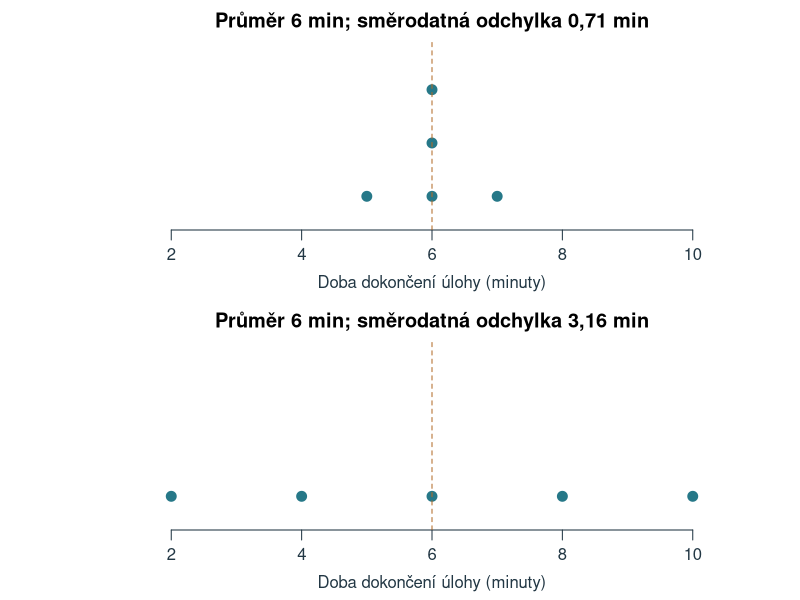
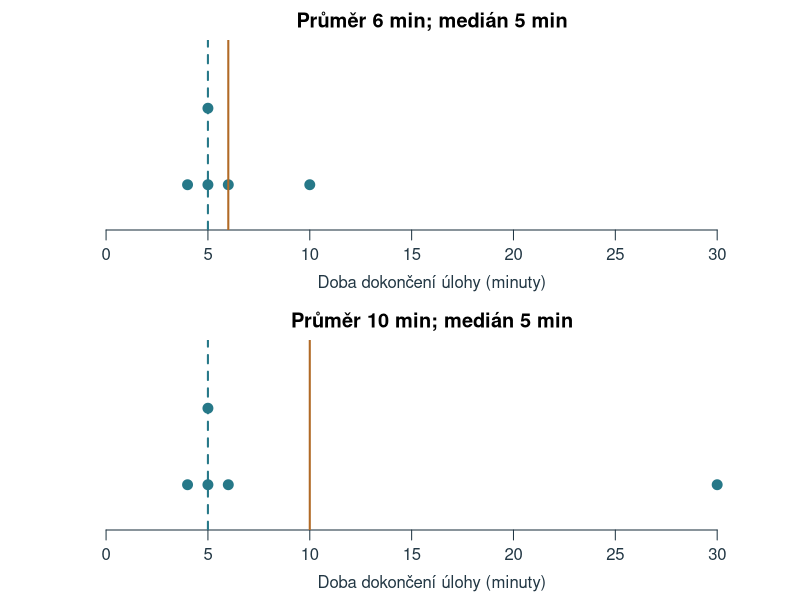

The R source for these figures, in order: (Note: this script raises an error after producing the figures.)
# Chapter 3: reproducible calculations and figures; base R, project-root paths.
ch3_data <- read.csv('data/kapitola_03.csv', fileEncoding = 'UTF-8')
ch3_previous <- read.csv('data/kapitola_02.csv', na.strings = '', fileEncoding = 'UTF-8')
ch3_x <- ch3_data$doba_min[ch3_data$soubor == 'zaklad']
ch3_trim <- sort(ch3_data$doba_min[ch3_data$soubor == 'orezani'])
# Self-contained teaching example printed in the chapter's interpolation table.
ch3_interpolation <- c(4,5,7,8,9,10,12,13,15,18,22)
ch3_interpolation_levels <- (seq_along(ch3_interpolation)-1)/(length(ch3_interpolation)-1)
ch3_quantile <- function(x, p) unname(quantile(x, p, type = 7, na.rm = TRUE))
ch3_moments <- function(x) {
  z <- x - mean(x); v <- mean(z^2)
  c(g1 = mean(z^3)/v^1.5, g2 = mean(z^4)/v^2 - 3)
}
ch3_corrected <- function(x) {
  n <- length(x); g <- ch3_moments(x)
  c(skew = unname(sqrt(n*(n-1))/(n-2)*g[1]),
    kurt = unname((n-1)/((n-2)*(n-3))*((n+1)*g[2]+6)))
}
ch3_stats <- function(x) {
  x <- x[!is.na(x)]
  c(n=length(x), mean=mean(x), median=median(x), min=min(x), max=max(x),
    q1=ch3_quantile(x,.25), q3=ch3_quantile(x,.75),
    variance=var(x), sd=sd(x), mean_abs=mean(abs(x-mean(x))),
    median_abs=mad(x,constant=1), ch3_moments(x), ch3_corrected(x))
}
ch3_entropy <- function(p) -sum(p[p>0]*log2(p[p>0]))
ch3_results <- rbind(zaklad=ch3_stats(ch3_x),
  vzdaleny=ch3_stats(c(4,5,5,6,30)),
  spanek=ch3_stats(ch3_previous$spanek_h), slova=ch3_stats(ch3_previous$slova),
  orezani=ch3_stats(ch3_trim))
# An entirely specified finite population, independent draws WITH replacement.
# The population variance uses division by its size (5), and is exactly 8.
ch3_population <- c(2,4,6,8,10)
set.seed(20261005)
ch3_simulations <- lapply(c(5L,20L,100L), function(n) {
  x <- matrix(sample(ch3_population, n*20000L, replace=TRUE),nrow=n)
  ss <- colSums((x-rep(colMeans(x),each=n))^2)
  data.frame(n=n, variance_n=ss/n, variance_n1=ss/(n-1), sd_n1=sqrt(ss/(n-1)))
})
ch3_simulation_summary <- do.call(rbind,lapply(ch3_simulations,function(x)
  data.frame(n=x$n[1], variance_n=mean(x$variance_n), variance_n1=mean(x$variance_n1),
    sd_n1=mean(x$sd_n1))))
ch3_peak_a <- c(rep(-1,10),rep(0,80),rep(1,10))
ch3_peak_b <- c(-3,rep(-1,9),rep(0,80),rep(1,9),3)
# The two samples have the same mean and variance but different configurations.
ch3_shape_a <- c(4,4,4,8,8,8)
ch3_shape_b <- c(6-sqrt(12),6,6,6,6,6+sqrt(12))
ch3_out <- 'assets/chapter-03/plots'
dir.create(ch3_out,recursive=TRUE,showWarnings=FALSE)
dir.create('tmp/chapter-03-build',recursive=TRUE,showWarnings=FALSE)
write.csv(ch3_results,'tmp/chapter-03-build/results.csv',row.names=TRUE,fileEncoding='UTF-8')
write.csv(ch3_simulation_summary,'tmp/chapter-03-build/simulation.csv',row.names=FALSE)
ch3_draw <- function(name,code,width=7.5,height=4.6) {
  svg(file.path(ch3_out,paste0(name,'.svg')),width=width,height=height,family='sans',bg='white')
  par(mar=c(4.6,4.6,2.4,1),mgp=c(2.1,.7,0),las=1,col.axis='#223744',col.lab='#223744',fg='#223744')
  force(code);dev.off()
}
ch3_dots <- function(x,col='#267888',...) {
  yy <- ave(x,x,FUN=seq_along)
  plot(x,yy,pch=21,bg=col,col='white',cex=1.6,yaxt='n',ylab='',bty='n',...)
}
ch3_draw('stejny-prumer',{
  par(mfrow=c(2,1),mar=c(3.5,4,2,.8))
  for(x in list(c(5,6,6,6,7),c(2,4,6,8,10))) {
    ch3_dots(x,xlim=c(1,11),ylim=c(.5,3.8),xlab='Doba dokončení úlohy (minuty)',
      main=paste0('Průměr 6 min; směrodatná odchylka ',format(round(sd(x),2),decimal.mark=','),' min'))
    abline(v=6,col='#B16A26',lty=2)
  }
},height=5.4)
ch3_draw('odlehle-a-stred',{
  par(mfrow=c(2,1),mar=c(3.5,4,2,.8))
  for(x in list(ch3_x,c(4,5,5,6,30))) {
    ch3_dots(x,xlim=c(0,32),ylim=c(.5,2.8),xlab='Doba dokončení úlohy (minuty)',
      main=paste0('Průměr ',mean(x),' min; medián ',median(x),' min'))
    abline(v=mean(x),col='#B16A26',lwd=2);abline(v=median(x),col='#267888',lty=2,lwd=2)
  }
},height=5.4)
# Exact continuous models on a 0-100 scale: symmetric beta and mirrored betas.
ch3_centre_models <- data.frame(a=c(5,5,2),b=c(5,2,5))
ch3_centre_models$mean <- with(ch3_centre_models,100*a/(a+b))
ch3_centre_models$median <- with(ch3_centre_models,100*qbeta(.5,a,b))
ch3_centre_models$mode <- with(ch3_centre_models,100*(a-1)/(a+b-2))
ch3_draw('stred-a-tvar',{
  par(mfrow=c(3,1),mar=c(6.1,1.2,2.8,1.2),mgp=c(2,.5,0),cex=1.15)
  titles<-c('Souměrné rozdělení','Zešikmené doleva',
    'Zešikmené doprava')
  cols<-c('#B16A26','#267888','#72549B'); types<-c(1,2,3)
  grid<-seq(0,100,length.out=1001)
  for(j in 1:3) {
    model<-ch3_centre_models[j,]
    den<-dbeta(grid/100,model$a,model$b)/100
    plot(grid,den,type='n',xlim=c(0,100),ylim=c(0,.03),axes=FALSE,
      xlab='',ylab='',main=titles[j],cex.main=1.1,xaxs='i',yaxs='i')
    polygon(c(grid,100,0),c(den,0,0),col='#E7EFF4',border=NA)
    axis(1,at=seq(0,100,20),cex.axis=.95)
    lines(grid,den,col='#315D80',lwd=2.5)
    centres<-as.numeric(model[c('mean','median','mode')])
    if(j==1) {
      segments(50,0,50,dbeta(.5,5,5)/100,col='#223744',lwd=2)
      text(50,-.015,'Průměr = medián = modus = 50',xpd=NA,cex=1.02)
    } else {
      # Staggered leader labels keep close mean/median positions legible.
      order_x<-order(centres)
      label_x<-if(j==2) c(47,70,92) else c(8,30,53)
      for(k in 1:3) {
        i<-order_x[k]; at<-centres[i]
        segments(at,0,at,dbeta(at/100,model$a,model$b)/100,
          col=cols[i],lty=types[i],lwd=2)
        segments(at,-.006,label_x[k],-.010,xpd=NA,col=cols[i])
        label<-paste0(c('Průměr','Medián','Modus')[i],'\n',
          format(round(at,1),decimal.mark=',',trim=TRUE))
        text(label_x[k],-.014,label,xpd=NA,col=cols[i],cex=1.02)
      }
    }
    text(50,-.025,'Skór (body)',xpd=NA,cex=.95)
  }
},width=5.5,height=10.5)
ch3_draw('kvantil-interpolace',{
  par(mfrow=c(2,1),mar=c(4.7,4.4,3.6,.6),cex=1)
  plot(100*ch3_interpolation_levels,ch3_interpolation,type='o',pch=21,
    bg='#267888',col='#267888',lwd=2,cex=1.15,xaxt='n',yaxt='n',bty='l',
    xlab='Přiřazená úroveň kvantilu (%)',ylab='Doba úlohy (minuty)',
    xlim=c(0,100),ylim=c(3,23),main='Jedenáct hodnot, deset kroků\npo 10 procentních bodech')
  axis(1,at=seq(0,100,10));axis(2,at=c(4,8,12,16,20,22))
  rect(10,5,20,7,border='#B16A26',lwd=2)
  arrows(31,5.5,21,6,length=.08,col='#B16A26')
  text(32,5.5,'Detail dole',adj=0,col='#8A4D17',cex=.95)
  plot(c(10,20),c(5,7),type='o',pch=21,bg='#267888',col='#267888',
    lwd=2,cex=1.3,xaxt='n',yaxt='n',bty='l',xlim=c(9,21),ylim=c(4.75,7.35),
    xlab='Přiřazená úroveň kvantilu (%)',ylab='Doba úlohy (minuty)',
    main='17. percentil: sedm desetin cesty\nod 5 k 7 minutám')
  axis(1,at=c(10,17,20));axis(2,at=c(5,6.4,7),labels=c('5','6,4','7'))
  segments(17,4.75,17,6.4,lty=2,col='#B16A26',lwd=2)
  segments(9,6.4,17,6.4,lty=2,col='#B16A26',lwd=2)
  points(17,6.4,pch=21,bg='#B16A26',col='white',cex=1.5)
  text(17,6.4,'6,4 min',pos=4,offset=.7,col='#8A4D17')
  text(10,5,'Druhý čas',pos=4,offset=.6,cex=.95)
  text(20,7,'Třetí čas',pos=2,offset=.7,cex=.95)
},width=5.5,height=7.8)
# Explicit type-7 box: never rely on R's default Tukey hinges.
ch3_draw('boxplot',{
  x<-ch3_x;q<-ch3_quantile(x,c(.25,.5,.75));iq<-q[3]-q[1]
  fences<-q[c(1,3)]+c(-1,1)*1.5*iq; inside<-x[x>=fences[1]&x<=fences[2]]
  plot(NA,xlim=c(2.8,10.7),ylim=c(.3,2.4),yaxt='n',xlab='Doba dokončení úlohy (minuty)',ylab='',bty='n')
  rect(q[1],.8,q[3],1.4,col='#DCEEF0',border='#267888',lwd=2)
  segments(q[2],.8,q[2],1.4,lwd=4,col='#223744')
  segments(min(inside),1.1,q[1],1.1,lwd=2);segments(q[3],1.1,max(inside),1.1,lwd=2)
  segments(range(inside),.95,range(inside),1.25,lwd=2)
  points(x[x<fences[1]|x>fences[2]],1.1,pch=21,bg='#B16A26',cex=1.4)
  abline(v=fences,lty=3,col='#999999')
  text(fences,2.15,c('Dolní mez 3,5','Horní mez 7,5'),cex=.85)
  text(c(4.7,6.35,10),c(1.75,1.75,1.75),c('Medián\n= dolní kvartil','Horní\nkvartil','Odlehlé\npozorování'),cex=.8)
  segments(c(4.7,6.35),1.58,c(5,6),1.42,col='#7A8C94')
  points(x,.38+.13*ave(x,x,FUN=seq_along),pch=16,col='#267888')
  title('Kvartily podle PERCENTIL.INC; vousy končí u pozorování')
},width=8,height=3.7)
ch3_draw('korekce-rozptylu',{
  z<-ch3_simulation_summary
  mat<-rbind(z$variance_n,z$variance_n1)
  pos<-barplot(mat,beside=TRUE,names.arg=paste0('n = ',z$n),ylim=c(0,11),
    col=c('#B16A26','#267888'),border=NA,ylab='Průměr vypočtených rozptylů (min²)',xlab='Rozsah jednoho výběru')
  abline(h=8,lty=2,lwd=2);text(pos,mat+.65,format(round(mat,2),decimal.mark=','),cex=.9)
  legend('top',legend=c('Dělení n','Dělení n − 1','Populační rozptyl 8'),
    col=c('#B16A26','#267888','#223744'),pch=c(15,15,NA),
    lty=c(NA,NA,2),lwd=2,bty='n',cex=.85,horiz=TRUE)
},height=5)
ch3_draw('entropie',{
  par(mfrow=c(1,3),mar=c(4,3.4,3,.4),cex=.9)
  entropies <- list(c(1,0,0,0),c(.5,.25,.25,0),rep(.25,4))
  for(i in seq_along(entropies)) {
    p <- entropies[[i]]
    barplot(p,names.arg=c('A','B','C','D'),ylim=c(0,1),col='#267888',border=NA,
      yaxt='n',ylab=if(i==1) 'Relativní četnost' else '',xlab='Strategie učení',
      main=c('Entropie 0 bitů','Entropie 1,5 bitu','Entropie 2 bity')[i])
    axis(2,at=c(0,.25,.5,.75,1),labels=c('0','0,25','0,50','0,75','1'))
  }
},width=8,height=3.7)
ch3_draw('spicatost',{
  par(mfrow=c(1,2),mar=c(4.3,4.3,3,.7))
  for(x in list(ch3_peak_a,ch3_peak_b)) {
    f<-table(factor(x,levels=-3:3))
    barplot(as.numeric(f),names.arg=-3:3,ylim=c(0,90),col='#267888',border=NA,
      ylab='Počet pozorování',xlab='Odchylka skóru od středu (body)',
      main=paste0('Stejný vrchol; exces ',format(round(ch3_moments(x)[2],2),decimal.mark=',')))
    text(4,84,'80 pozorování',cex=.85)
  }
},width=8,height=4.2)
ch3_draw('stejne-dve-statistiky',{
  par(mfrow=c(2,1),mar=c(3.7,4,2,.8))
  for(x in list(ch3_shape_a,ch3_shape_b)) {
    ch3_dots(x,xlim=c(2,10),ylim=c(.5,4.8),xlab='Skór v modelové úloze (body)',
      main='Průměr 6 bodů; výběrový rozptyl 4,8 bodu²')
  }
},height=5.5)
